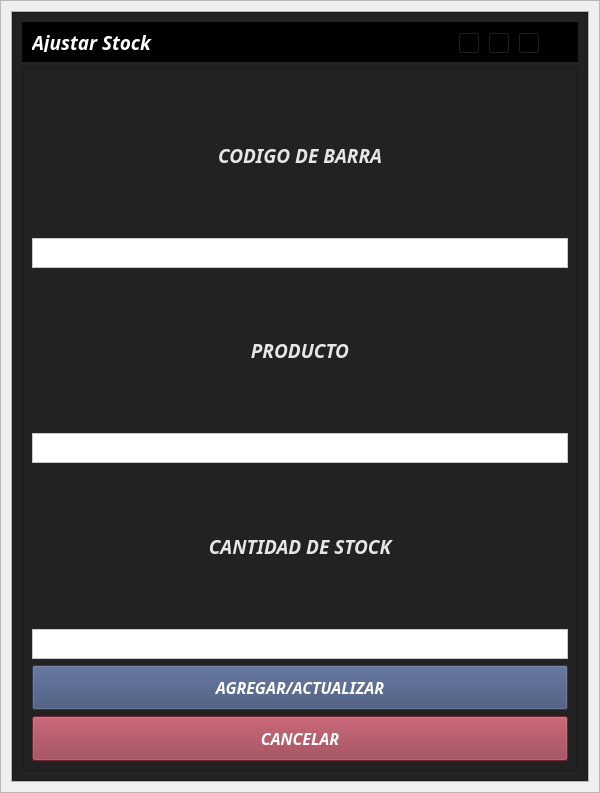
<?xml version="1.0" encoding="UTF-8"?>
<ui version="4.0">
 <class>add_edit_cliente</class>
 <widget class="QWidget" name="add_edit_cliente">
  <property name="geometry">
   <rect>
    <x>0</x>
    <y>0</y>
    <width>600</width>
    <height>793</height>
   </rect>
  </property>
  <property name="minimumSize">
   <size>
    <width>600</width>
    <height>0</height>
   </size>
  </property>
  <property name="maximumSize">
   <size>
    <width>16777215</width>
    <height>16777215</height>
   </size>
  </property>
  <property name="windowTitle">
   <string>Form</string>
  </property>
  <layout class="QVBoxLayout" name="verticalLayout">
   <property name="spacing">
    <number>0</number>
   </property>
   <property name="leftMargin">
    <number>0</number>
   </property>
   <property name="topMargin">
    <number>0</number>
   </property>
   <property name="rightMargin">
    <number>0</number>
   </property>
   <property name="bottomMargin">
    <number>0</number>
   </property>
   <item>
    <widget class="QFrame" name="central_widget_frame">
     <property name="maximumSize">
      <size>
       <width>600</width>
       <height>16777215</height>
      </size>
     </property>
     <property name="frameShape">
      <enum>QFrame::StyledPanel</enum>
     </property>
     <property name="frameShadow">
      <enum>QFrame::Raised</enum>
     </property>
     <layout class="QVBoxLayout" name="shadow_layout">
      <property name="spacing">
       <number>0</number>
      </property>
      <property name="leftMargin">
       <number>10</number>
      </property>
      <property name="topMargin">
       <number>10</number>
      </property>
      <property name="rightMargin">
       <number>10</number>
      </property>
      <property name="bottomMargin">
       <number>10</number>
      </property>
      <item>
       <widget class="QFrame" name="background_frame">
        <property name="frameShape">
         <enum>QFrame::StyledPanel</enum>
        </property>
        <property name="frameShadow">
         <enum>QFrame::Raised</enum>
        </property>
        <layout class="QVBoxLayout" name="verticalLayout_2">
         <property name="spacing">
          <number>0</number>
         </property>
         <property name="leftMargin">
          <number>0</number>
         </property>
         <property name="topMargin">
          <number>0</number>
         </property>
         <property name="rightMargin">
          <number>0</number>
         </property>
         <property name="bottomMargin">
          <number>0</number>
         </property>
         <item>
          <widget class="QFrame" name="content_frame">
           <property name="minimumSize">
            <size>
             <width>0</width>
             <height>0</height>
            </size>
           </property>
           <property name="styleSheet">
            <string notr="true">background-color: rgb(34, 34, 34);</string>
           </property>
           <property name="frameShape">
            <enum>QFrame::StyledPanel</enum>
           </property>
           <property name="frameShadow">
            <enum>QFrame::Raised</enum>
           </property>
           <layout class="QVBoxLayout" name="verticalLayout_7">
            <property name="spacing">
             <number>6</number>
            </property>
            <property name="leftMargin">
             <number>9</number>
            </property>
            <property name="topMargin">
             <number>9</number>
            </property>
            <property name="rightMargin">
             <number>9</number>
            </property>
            <property name="bottomMargin">
             <number>9</number>
            </property>
            <item>
             <widget class="QFrame" name="frame_nav">
              <property name="minimumSize">
               <size>
                <width>0</width>
                <height>40</height>
               </size>
              </property>
              <property name="maximumSize">
               <size>
                <width>16777215</width>
                <height>40</height>
               </size>
              </property>
              <property name="styleSheet">
               <string notr="true">background-color: rgb(0, 0, 0);</string>
              </property>
              <property name="frameShape">
               <enum>QFrame::StyledPanel</enum>
              </property>
              <property name="frameShadow">
               <enum>QFrame::Raised</enum>
              </property>
              <layout class="QHBoxLayout" name="horizontalLayout_6">
               <item>
                <widget class="QLabel" name="label_tittle">
                 <property name="font">
                  <font>
                   <family>Tw Cen MT</family>
                   <pointsize>14</pointsize>
                   <weight>75</weight>
                   <italic>true</italic>
                   <bold>true</bold>
                  </font>
                 </property>
                 <property name="styleSheet">
                  <string notr="true">color: rgb(255, 255, 255) ;</string>
                 </property>
                 <property name="text">
                  <string>Ajustar Stock</string>
                 </property>
                </widget>
               </item>
               <item>
                <widget class="QFrame" name="butttons_holder_frame">
                 <property name="minimumSize">
                  <size>
                   <width>110</width>
                   <height>30</height>
                  </size>
                 </property>
                 <property name="maximumSize">
                  <size>
                   <width>110</width>
                   <height>16777215</height>
                  </size>
                 </property>
                 <property name="frameShape">
                  <enum>QFrame::StyledPanel</enum>
                 </property>
                 <property name="frameShadow">
                  <enum>QFrame::Raised</enum>
                 </property>
                 <widget class="QToolButton" name="minimize_button">
                  <property name="geometry">
                   <rect>
                    <x>0</x>
                    <y>0</y>
                    <width>22</width>
                    <height>22</height>
                   </rect>
                  </property>
                  <property name="text">
                   <string>...</string>
                  </property>
                  <property name="icon">
                   <iconset>
                    <normaloff>L:/AngelCuk/assets/icons/minimize-window.png</normaloff>L:/AngelCuk/assets/icons/minimize-window.png</iconset>
                  </property>
                 </widget>
                 <widget class="QToolButton" name="restore_button">
                  <property name="geometry">
                   <rect>
                    <x>30</x>
                    <y>0</y>
                    <width>22</width>
                    <height>22</height>
                   </rect>
                  </property>
                  <property name="text">
                   <string>...</string>
                  </property>
                  <property name="icon">
                   <iconset>
                    <normaloff>L:/AngelCuk/assets/icons/restore-window.png</normaloff>L:/AngelCuk/assets/icons/restore-window.png</iconset>
                  </property>
                 </widget>
                 <widget class="QToolButton" name="maximize_button">
                  <property name="geometry">
                   <rect>
                    <x>30</x>
                    <y>0</y>
                    <width>22</width>
                    <height>22</height>
                   </rect>
                  </property>
                  <property name="text">
                   <string>...</string>
                  </property>
                  <property name="icon">
                   <iconset>
                    <normaloff>L:/AngelCuk/assets/icons/maximize-window.png</normaloff>L:/AngelCuk/assets/icons/maximize-window.png</iconset>
                  </property>
                 </widget>
                 <widget class="QToolButton" name="close_button">
                  <property name="geometry">
                   <rect>
                    <x>60</x>
                    <y>0</y>
                    <width>22</width>
                    <height>22</height>
                   </rect>
                  </property>
                  <property name="text">
                   <string>...</string>
                  </property>
                  <property name="icon">
                   <iconset>
                    <normaloff>L:/AngelCuk/assets/icons/close-window.png</normaloff>L:/AngelCuk/assets/icons/close-window.png</iconset>
                  </property>
                 </widget>
                </widget>
               </item>
              </layout>
             </widget>
            </item>
            <item>
             <widget class="QFrame" name="frame_inferior">
              <property name="maximumSize">
               <size>
                <width>16777215</width>
                <height>16777215</height>
               </size>
              </property>
              <property name="frameShape">
               <enum>QFrame::StyledPanel</enum>
              </property>
              <property name="frameShadow">
               <enum>QFrame::Raised</enum>
              </property>
              <layout class="QVBoxLayout" name="verticalLayout_3">
               <item>
                <widget class="QLabel" name="codigobarra_title">
                 <property name="font">
                  <font>
                   <family>Segoe UI Black</family>
                   <pointsize>14</pointsize>
                   <weight>75</weight>
                   <italic>true</italic>
                   <bold>true</bold>
                  </font>
                 </property>
                 <property name="styleSheet">
                  <string notr="true">color: rgb(230, 230, 230);</string>
                 </property>
                 <property name="text">
                  <string>CODIGO DE BARRA</string>
                 </property>
                 <property name="alignment">
                  <set>Qt::AlignCenter</set>
                 </property>
                </widget>
               </item>
               <item>
                <widget class="QLineEdit" name="codigobarra_lineEdit">
                 <property name="minimumSize">
                  <size>
                   <width>0</width>
                   <height>30</height>
                  </size>
                 </property>
                 <property name="styleSheet">
                  <string notr="true">background-color: rgb(255, 255, 255);
border: 1px solid #cbcbcb
</string>
                 </property>
                </widget>
               </item>
               <item>
                <widget class="QLabel" name="nombre_tittle">
                 <property name="font">
                  <font>
                   <family>Segoe UI Black</family>
                   <pointsize>14</pointsize>
                   <weight>75</weight>
                   <italic>true</italic>
                   <bold>true</bold>
                   <underline>false</underline>
                  </font>
                 </property>
                 <property name="layoutDirection">
                  <enum>Qt::LeftToRight</enum>
                 </property>
                 <property name="styleSheet">
                  <string notr="true">color: rgb(230, 230, 230);</string>
                 </property>
                 <property name="text">
                  <string>PRODUCTO</string>
                 </property>
                 <property name="textFormat">
                  <enum>Qt::AutoText</enum>
                 </property>
                 <property name="alignment">
                  <set>Qt::AlignCenter</set>
                 </property>
                </widget>
               </item>
               <item>
                <widget class="QLineEdit" name="nombre_lineEdit">
                 <property name="minimumSize">
                  <size>
                   <width>0</width>
                   <height>30</height>
                  </size>
                 </property>
                 <property name="styleSheet">
                  <string notr="true">background-color: rgb(255, 255, 255);
border: 1px solid #cbcbcb
</string>
                 </property>
                </widget>
               </item>
               <item>
                <widget class="QLabel" name="stock_tittle">
                 <property name="font">
                  <font>
                   <family>Segoe UI Black</family>
                   <pointsize>14</pointsize>
                   <weight>75</weight>
                   <italic>true</italic>
                   <bold>true</bold>
                  </font>
                 </property>
                 <property name="styleSheet">
                  <string notr="true">color: rgb(230, 230, 230);</string>
                 </property>
                 <property name="text">
                  <string>CANTIDAD DE STOCK</string>
                 </property>
                 <property name="alignment">
                  <set>Qt::AlignCenter</set>
                 </property>
                </widget>
               </item>
               <item>
                <widget class="QLineEdit" name="stock_lineEdit">
                 <property name="minimumSize">
                  <size>
                   <width>0</width>
                   <height>30</height>
                  </size>
                 </property>
                 <property name="styleSheet">
                  <string notr="true">background-color: rgb(255, 255, 255);
border: 1px solid #cbcbcb
</string>
                 </property>
                </widget>
               </item>
               <item>
                <widget class="QPushButton" name="add_edit_button">
                 <property name="minimumSize">
                  <size>
                   <width>0</width>
                   <height>45</height>
                  </size>
                 </property>
                 <property name="font">
                  <font>
                   <family>Segoe UI Black</family>
                   <pointsize>12</pointsize>
                   <weight>75</weight>
                   <italic>true</italic>
                   <bold>true</bold>
                  </font>
                 </property>
                 <property name="styleSheet">
                  <string notr="true">QPushButton{
	background-color: rgb(60, 76, 116);
	color: white;
}

QPushButton:hover{
	
	background-color: rgb(30, 38, 57);
}


</string>
                 </property>
                 <property name="text">
                  <string>AGREGAR/ACTUALIZAR</string>
                 </property>
                </widget>
               </item>
               <item>
                <widget class="QPushButton" name="cancel_button">
                 <property name="minimumSize">
                  <size>
                   <width>0</width>
                   <height>45</height>
                  </size>
                 </property>
                 <property name="font">
                  <font>
                   <family>Segoe UI Black</family>
                   <pointsize>12</pointsize>
                   <weight>75</weight>
                   <italic>true</italic>
                   <bold>true</bold>
                  </font>
                 </property>
                 <property name="styleSheet">
                  <string notr="true">QPushButton{
	background-color: rgb(148, 52, 68  );
	color: white;
}

QPushButton:hover{
	
	background-color: rgb(97, 35, 45);
}


</string>
                 </property>
                 <property name="text">
                  <string>CANCELAR</string>
                 </property>
                </widget>
               </item>
              </layout>
             </widget>
            </item>
           </layout>
          </widget>
         </item>
        </layout>
       </widget>
      </item>
     </layout>
    </widget>
   </item>
  </layout>
 </widget>
 <resources/>
 <connections/>
</ui>
